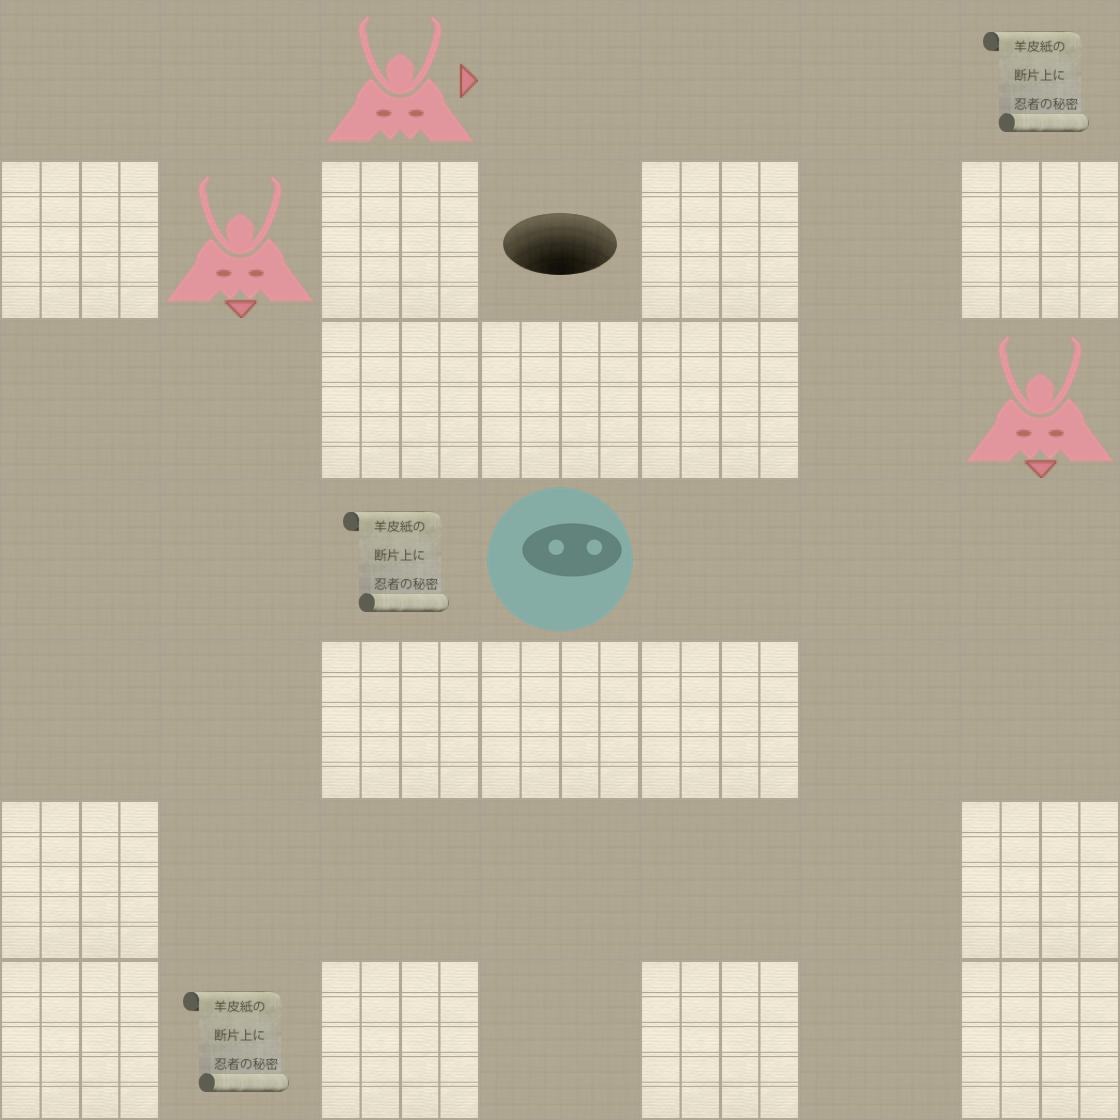

Tiled map render using the project's own tile images. Description and the map definition, with tile-layer contents summarised, below:
An orthogonal 7x7 tile map with 160x160 px tiles, 2 tile layers (Level, Actors).

<map version="1.0" orientation="orthogonal" width="7" height="7" tilewidth="160" tileheight="160">
 <properties>
  <property name="moves" value="10" />
 </properties>
 <tileset firstgid="1" name="tiles" tilewidth="160" tileheight="160" spacing="2" margin="2">
  <image source="tiles-ipadhd.png" width="1024" height="1024" />
  <tile id="0">
   <properties>
    <property name="actor" value="exit" />
   </properties>
  </tile>
  <tile id="2">
   <properties>
    <property name="actor" value="guard" />
    <property name="direction" value="down" />
   </properties>
  </tile>
  <tile id="3">
   <properties>
    <property name="actor" value="guard" />
    <property name="direction" value="left" />
   </properties>
  </tile>
  <tile id="4">
   <properties>
    <property name="actor" value="guard" />
    <property name="direction" value="right" />
   </properties>
  </tile>
  <tile id="5">
   <properties>
    <property name="actor" value="guard" />
    <property name="direction" value="up" />
   </properties>
  </tile>
  <tile id="7">
   <properties>
    <property name="actor" value="player" />
   </properties>
  </tile>
  <tile id="8">
   <properties>
    <property name="actor" value="scroll" />
   </properties>
  </tile>
  <tile id="9">
   <properties>
    <property name="wall" value="1" />
   </properties>
  </tile>
 </tileset>
 <layer name="Level" width="7" height="7">
  <data>[49 cells, 49 non-empty, 2 distinct tile ids]</data>
 </layer>
 <layer name="Actors" width="7" height="7">
  <data>[49 cells, 8 non-empty, 5 distinct tile ids]</data>
 </layer>
</map>
